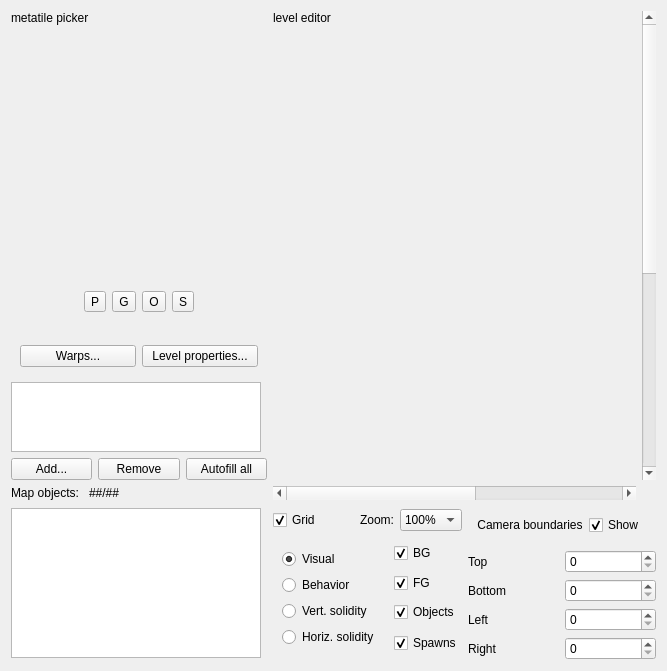
<?xml version="1.0" encoding="UTF-8"?>
<ui version="4.0">
 <class>TalesQtLevelEditorWidget</class>
 <widget class="QWidget" name="TalesQtLevelEditorWidget">
  <property name="geometry">
   <rect>
    <x>0</x>
    <y>0</y>
    <width>667</width>
    <height>636</height>
   </rect>
  </property>
  <property name="windowTitle">
   <string>Form</string>
  </property>
  <layout class="QGridLayout" name="gridLayout_4">
   <item row="0" column="0">
    <layout class="QVBoxLayout" name="verticalLayout">
     <item>
      <widget class="MetatilePickerLabel" name="metatilePickerLabel">
       <property name="sizePolicy">
        <sizepolicy hsizetype="Fixed" vsizetype="Fixed">
         <horstretch>0</horstretch>
         <verstretch>0</verstretch>
        </sizepolicy>
       </property>
       <property name="minimumSize">
        <size>
         <width>256</width>
         <height>256</height>
        </size>
       </property>
       <property name="mouseTracking">
        <bool>true</bool>
       </property>
       <property name="text">
        <string>metatile picker</string>
       </property>
       <property name="alignment">
        <set>Qt::AlignLeading|Qt::AlignLeft|Qt::AlignTop</set>
       </property>
      </widget>
     </item>
     <item>
      <layout class="QVBoxLayout" name="verticalLayout_2">
       <item>
        <widget class="QWidget" name="widget_5" native="true">
         <layout class="QHBoxLayout" name="horizontalLayout_12">
          <item>
           <spacer name="horizontalSpacer">
            <property name="orientation">
             <enum>Qt::Horizontal</enum>
            </property>
            <property name="sizeType">
             <enum>QSizePolicy::Preferred</enum>
            </property>
            <property name="sizeHint" stdset="0">
             <size>
              <width>40</width>
              <height>20</height>
             </size>
            </property>
           </spacer>
          </item>
          <item>
           <widget class="QWidget" name="widget_2" native="true">
            <property name="sizePolicy">
             <sizepolicy hsizetype="Maximum" vsizetype="Maximum">
              <horstretch>0</horstretch>
              <verstretch>0</verstretch>
             </sizepolicy>
            </property>
            <layout class="QHBoxLayout" name="horizontalLayout_4">
             <property name="sizeConstraint">
              <enum>QLayout::SetDefaultConstraint</enum>
             </property>
             <item>
              <widget class="QToolButton" name="metatilePaintToolButton">
               <property name="toolTip">
                <string>Tile pencil tool (P)</string>
               </property>
               <property name="text">
                <string>P</string>
               </property>
               <property name="icon">
                <iconset resource="resources.qrc">
                 <normaloff>:/resources/pencilicon.png</normaloff>:/resources/pencilicon.png</iconset>
               </property>
               <property name="shortcut">
                <string>P</string>
               </property>
               <property name="checkable">
                <bool>true</bool>
               </property>
              </widget>
             </item>
             <item>
              <widget class="QToolButton" name="metatileAreaCloneButton">
               <property name="toolTip">
                <string>Tile area clone tool (L)</string>
               </property>
               <property name="text">
                <string>G</string>
               </property>
               <property name="icon">
                <iconset resource="resources.qrc">
                 <normaloff>:/resources/selecticon.png</normaloff>:/resources/selecticon.png</iconset>
               </property>
               <property name="shortcut">
                <string>L</string>
               </property>
               <property name="checkable">
                <bool>true</bool>
               </property>
              </widget>
             </item>
             <item>
              <widget class="QToolButton" name="objectEditorButton">
               <property name="toolTip">
                <string>Object editor tool (O)</string>
               </property>
               <property name="text">
                <string>O</string>
               </property>
               <property name="icon">
                <iconset resource="resources.qrc">
                 <normaloff>:/resources/objecticon.png</normaloff>:/resources/objecticon.png</iconset>
               </property>
               <property name="shortcut">
                <string>O</string>
               </property>
               <property name="checkable">
                <bool>true</bool>
               </property>
              </widget>
             </item>
             <item>
              <widget class="QToolButton" name="spawnEditorButton">
               <property name="toolTip">
                <string>Spawn editor tool (K)</string>
               </property>
               <property name="text">
                <string>S</string>
               </property>
               <property name="icon">
                <iconset resource="resources.qrc">
                 <normaloff>:/resources/spawnicon.png</normaloff>:/resources/spawnicon.png</iconset>
               </property>
               <property name="shortcut">
                <string>K</string>
               </property>
               <property name="checkable">
                <bool>true</bool>
               </property>
              </widget>
             </item>
            </layout>
           </widget>
          </item>
          <item>
           <spacer name="horizontalSpacer_2">
            <property name="orientation">
             <enum>Qt::Horizontal</enum>
            </property>
            <property name="sizeType">
             <enum>QSizePolicy::Preferred</enum>
            </property>
            <property name="sizeHint" stdset="0">
             <size>
              <width>40</width>
              <height>20</height>
             </size>
            </property>
           </spacer>
          </item>
         </layout>
        </widget>
       </item>
       <item>
        <widget class="QWidget" name="widget_3" native="true">
         <layout class="QHBoxLayout" name="horizontalLayout">
          <item>
           <widget class="QPushButton" name="warpsButton">
            <property name="text">
             <string>Warps...</string>
            </property>
           </widget>
          </item>
          <item>
           <widget class="QPushButton" name="levelPropertiesButton">
            <property name="text">
             <string>Level properties...</string>
            </property>
           </widget>
          </item>
         </layout>
        </widget>
       </item>
       <item>
        <spacer name="verticalSpacer">
         <property name="orientation">
          <enum>Qt::Vertical</enum>
         </property>
         <property name="sizeType">
          <enum>QSizePolicy::Maximum</enum>
         </property>
         <property name="sizeHint" stdset="0">
          <size>
           <width>20</width>
           <height>1</height>
          </size>
         </property>
        </spacer>
       </item>
      </layout>
     </item>
     <item>
      <layout class="QVBoxLayout" name="verticalLayout_3">
       <item>
        <widget class="ObjectListEditorWidget" name="objectListWidget">
         <property name="sizePolicy">
          <sizepolicy hsizetype="Maximum" vsizetype="Expanding">
           <horstretch>0</horstretch>
           <verstretch>0</verstretch>
          </sizepolicy>
         </property>
         <property name="maximumSize">
          <size>
           <width>250</width>
           <height>16777215</height>
          </size>
         </property>
        </widget>
       </item>
       <item>
        <layout class="QHBoxLayout" name="horizontalLayout_5">
         <item>
          <widget class="QPushButton" name="objectAddWidget">
           <property name="text">
            <string>Add...</string>
           </property>
          </widget>
         </item>
         <item>
          <widget class="QPushButton" name="objectRemoveWidget">
           <property name="text">
            <string>Remove</string>
           </property>
          </widget>
         </item>
         <item>
          <widget class="QPushButton" name="autofillAllButton">
           <property name="text">
            <string>Autofill all</string>
           </property>
          </widget>
         </item>
        </layout>
       </item>
      </layout>
     </item>
     <item>
      <layout class="QVBoxLayout" name="verticalLayout_4">
       <item>
        <layout class="QHBoxLayout" name="horizontalLayout_6">
         <item>
          <widget class="QLabel" name="label_2">
           <property name="sizePolicy">
            <sizepolicy hsizetype="Maximum" vsizetype="Preferred">
             <horstretch>0</horstretch>
             <verstretch>0</verstretch>
            </sizepolicy>
           </property>
           <property name="text">
            <string>Map objects: </string>
           </property>
          </widget>
         </item>
         <item>
          <widget class="QLabel" name="mapNumObjectsLabel">
           <property name="text">
            <string>##/##</string>
           </property>
          </widget>
         </item>
        </layout>
       </item>
      </layout>
     </item>
    </layout>
   </item>
   <item row="0" column="1">
    <layout class="QGridLayout" name="gridLayout">
     <item row="0" column="0">
      <widget class="LevelEditorPreviewLabel" name="levelEditorLabel">
       <property name="sizePolicy">
        <sizepolicy hsizetype="Ignored" vsizetype="Ignored">
         <horstretch>0</horstretch>
         <verstretch>0</verstretch>
        </sizepolicy>
       </property>
       <property name="mouseTracking">
        <bool>true</bool>
       </property>
       <property name="text">
        <string>level editor</string>
       </property>
       <property name="alignment">
        <set>Qt::AlignLeading|Qt::AlignLeft|Qt::AlignTop</set>
       </property>
      </widget>
     </item>
     <item row="1" column="0">
      <widget class="LevelPreviewScrollBar" name="levelHorizontalScrollBar">
       <property name="singleStep">
        <number>16</number>
       </property>
       <property name="pageStep">
        <number>128</number>
       </property>
       <property name="orientation">
        <enum>Qt::Horizontal</enum>
       </property>
      </widget>
     </item>
     <item row="0" column="1">
      <widget class="LevelPreviewScrollBar" name="levelVerticalScrollBar">
       <property name="singleStep">
        <number>16</number>
       </property>
       <property name="pageStep">
        <number>128</number>
       </property>
       <property name="orientation">
        <enum>Qt::Vertical</enum>
       </property>
      </widget>
     </item>
    </layout>
   </item>
   <item row="1" column="0">
    <widget class="LevelHeaderMapSelectorTreeWidget" name="mapSelectorWidget">
     <property name="sizePolicy">
      <sizepolicy hsizetype="Maximum" vsizetype="Preferred">
       <horstretch>0</horstretch>
       <verstretch>0</verstretch>
      </sizepolicy>
     </property>
     <property name="minimumSize">
      <size>
       <width>0</width>
       <height>0</height>
      </size>
     </property>
     <property name="maximumSize">
      <size>
       <width>250</width>
       <height>150</height>
      </size>
     </property>
     <property name="headerHidden">
      <bool>true</bool>
     </property>
     <attribute name="headerVisible">
      <bool>false</bool>
     </attribute>
     <column>
      <property name="text">
       <string notr="true">1</string>
      </property>
     </column>
    </widget>
   </item>
   <item row="1" column="1">
    <layout class="QHBoxLayout" name="horizontalLayout_11">
     <item>
      <layout class="QGridLayout" name="gridLayout_3">
       <item row="0" column="0">
        <layout class="QHBoxLayout" name="horizontalLayout_2">
         <item>
          <widget class="QCheckBox" name="gridCheckBox">
           <property name="text">
            <string>Grid</string>
           </property>
           <property name="checked">
            <bool>true</bool>
           </property>
          </widget>
         </item>
         <item>
          <widget class="QLabel" name="label">
           <property name="text">
            <string>Zoom:</string>
           </property>
           <property name="alignment">
            <set>Qt::AlignRight|Qt::AlignTrailing|Qt::AlignVCenter</set>
           </property>
          </widget>
         </item>
         <item>
          <widget class="QComboBox" name="zoomComboBox">
           <property name="currentIndex">
            <number>2</number>
           </property>
           <item>
            <property name="text">
             <string>25%</string>
            </property>
           </item>
           <item>
            <property name="text">
             <string>50%</string>
            </property>
           </item>
           <item>
            <property name="text">
             <string>100%</string>
            </property>
           </item>
           <item>
            <property name="text">
             <string>200%</string>
            </property>
           </item>
           <item>
            <property name="text">
             <string>300%</string>
            </property>
           </item>
           <item>
            <property name="text">
             <string>400%</string>
            </property>
           </item>
          </widget>
         </item>
        </layout>
       </item>
       <item row="1" column="0">
        <layout class="QGridLayout" name="gridLayout_2">
         <item row="0" column="0" rowspan="4">
          <widget class="QWidget" name="widget" native="true">
           <layout class="QVBoxLayout" name="verticalLayout_7">
            <item>
             <widget class="QRadioButton" name="levelVisualViewButton">
              <property name="text">
               <string>Visual</string>
              </property>
              <property name="checked">
               <bool>true</bool>
              </property>
             </widget>
            </item>
            <item>
             <widget class="QRadioButton" name="levelEffectViewButton">
              <property name="text">
               <string>Behavior</string>
              </property>
             </widget>
            </item>
            <item>
             <widget class="QRadioButton" name="levelVertSolidityButton">
              <property name="text">
               <string>Vert. solidity</string>
              </property>
             </widget>
            </item>
            <item>
             <widget class="QRadioButton" name="levelHorizSolidityButton">
              <property name="text">
               <string>Horiz. solidity</string>
              </property>
             </widget>
            </item>
           </layout>
          </widget>
         </item>
         <item row="0" column="1">
          <widget class="QCheckBox" name="bgCheckBox">
           <property name="text">
            <string>BG</string>
           </property>
           <property name="checked">
            <bool>true</bool>
           </property>
          </widget>
         </item>
         <item row="1" column="1">
          <widget class="QCheckBox" name="fgCheckBox">
           <property name="text">
            <string>FG</string>
           </property>
           <property name="checked">
            <bool>true</bool>
           </property>
          </widget>
         </item>
         <item row="2" column="1">
          <widget class="QCheckBox" name="objectsCheckBox">
           <property name="text">
            <string>Objects</string>
           </property>
           <property name="checked">
            <bool>true</bool>
           </property>
          </widget>
         </item>
         <item row="3" column="1">
          <widget class="QCheckBox" name="spawnsCheckBox">
           <property name="text">
            <string>Spawns</string>
           </property>
           <property name="checked">
            <bool>true</bool>
           </property>
          </widget>
         </item>
        </layout>
       </item>
      </layout>
     </item>
     <item>
      <layout class="QVBoxLayout" name="verticalLayout_5">
       <item>
        <widget class="QWidget" name="widget_4" native="true">
         <layout class="QHBoxLayout" name="horizontalLayout_3">
          <item>
           <widget class="QLabel" name="label_6">
            <property name="text">
             <string>Camera boundaries</string>
            </property>
            <property name="alignment">
             <set>Qt::AlignCenter</set>
            </property>
           </widget>
          </item>
          <item>
           <widget class="QCheckBox" name="cameraBoundsShowBox">
            <property name="text">
             <string>Show</string>
            </property>
            <property name="checked">
             <bool>true</bool>
            </property>
           </widget>
          </item>
         </layout>
        </widget>
       </item>
       <item>
        <layout class="QVBoxLayout" name="verticalLayout_6">
         <item>
          <layout class="QHBoxLayout" name="horizontalLayout_8">
           <item>
            <widget class="QLabel" name="label_9">
             <property name="text">
              <string>Top</string>
             </property>
            </widget>
           </item>
           <item>
            <widget class="QSpinBox" name="cameraBoundTopBox">
             <property name="maximum">
              <number>65535</number>
             </property>
            </widget>
           </item>
          </layout>
         </item>
         <item>
          <layout class="QHBoxLayout" name="horizontalLayout_9">
           <item>
            <widget class="QLabel" name="label_10">
             <property name="text">
              <string>Bottom</string>
             </property>
            </widget>
           </item>
           <item>
            <widget class="QSpinBox" name="cameraBoundBottomBox">
             <property name="maximum">
              <number>65535</number>
             </property>
            </widget>
           </item>
          </layout>
         </item>
         <item>
          <layout class="QHBoxLayout" name="horizontalLayout_7">
           <item>
            <widget class="QLabel" name="label_7">
             <property name="text">
              <string>Left</string>
             </property>
            </widget>
           </item>
           <item>
            <widget class="QSpinBox" name="cameraBoundLeftBox">
             <property name="maximum">
              <number>65535</number>
             </property>
            </widget>
           </item>
          </layout>
         </item>
         <item>
          <layout class="QHBoxLayout" name="horizontalLayout_10">
           <item>
            <widget class="QLabel" name="label_8">
             <property name="text">
              <string>Right</string>
             </property>
            </widget>
           </item>
           <item>
            <widget class="QSpinBox" name="cameraBoundRightBox">
             <property name="maximum">
              <number>65535</number>
             </property>
            </widget>
           </item>
          </layout>
         </item>
        </layout>
       </item>
      </layout>
     </item>
    </layout>
   </item>
  </layout>
  <zorder></zorder>
  <zorder>mapSelectorWidget</zorder>
 </widget>
 <customwidgets>
  <customwidget>
   <class>LevelEditorPreviewLabel</class>
   <extends>QLabel</extends>
   <header>leveleditorpreviewlabel.h</header>
  </customwidget>
  <customwidget>
   <class>LevelHeaderMapSelectorTreeWidget</class>
   <extends>QTreeWidget</extends>
   <header>levelheadermapselectortreewidget.h</header>
  </customwidget>
  <customwidget>
   <class>MetatilePickerLabel</class>
   <extends>QLabel</extends>
   <header>metatilepickerlabel.h</header>
  </customwidget>
  <customwidget>
   <class>LevelPreviewScrollBar</class>
   <extends>QScrollBar</extends>
   <header>levelpreviewscrollbar.h</header>
  </customwidget>
  <customwidget>
   <class>ObjectListEditorWidget</class>
   <extends>QListWidget</extends>
   <header>objectlisteditorwidget.h</header>
  </customwidget>
 </customwidgets>
 <resources>
  <include location="resources.qrc"/>
 </resources>
 <connections/>
</ui>
